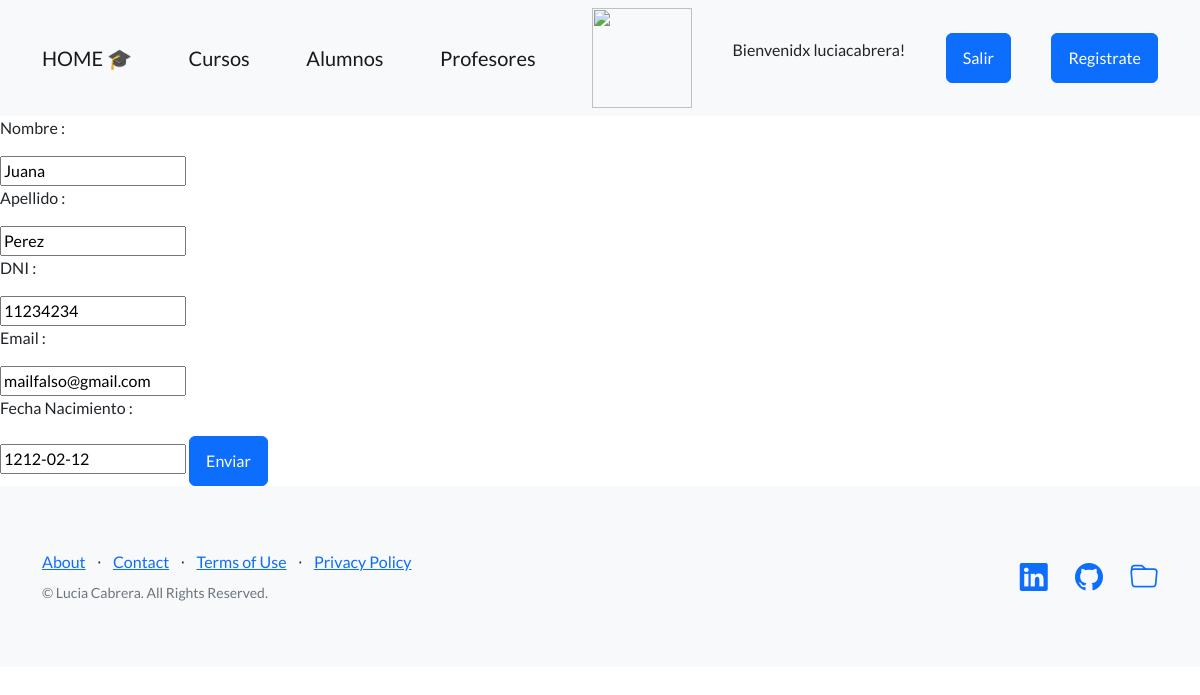
The page /AppCoder/editar_alumnos/2 (signed in) on the database its author committed.
### AppCoder/models.py (models this page shows, shortened)
class Alumno (models.Model):
    apellido = models.CharField(max_length=256)
    nombre = models.CharField(max_length=256)
    dni = models.IntegerField()
    email = models.EmailField()
    fecha_nacimiento = models.DateField( blank=True, null=True)

### AppCoder/views.py (the view)
# urls.py: path('editar_alumnos/<int:id>', views.editar_alumno, name='editar_alumnos'),
def editar_alumno(request , id):
    alumno = Alumno.objects.get(id=id)
    if request.method == "POST":
        mi_formulario = Alumno_formulario( request.POST )
        if mi_formulario.is_valid():
            datos = mi_formulario.cleaned_data
            alumno.apellido = datos["apellido"]
            alumno.nombre = datos["nombre"]
            alumno.dni = datos["dni"]
            alumno.email = datos["email"]
            alumno.fecha_nacimiento = datos["fecha_nacimiento"]
            alumno.save()
            alumno = Alumno.objects.all()
            return render(request , "ver_alumnos.html" , {"alumno":alumno})
    else:
        mi_formulario = Alumno_formulario(initial={"nombre":alumno.nombre , "apellido":alumno.apellido, "dni": alumno.dni, "email": alumno.email, "fecha_nacimiento": alumno.fecha_nacimiento})
    return render( request , "editar_alumnos.html" , {"mi_formulario": mi_formulario , "alumno":alumno})

### AppCoder/forms.py
class Alumno_formulario(forms.Form):
    apellido = forms.CharField(max_length=256)
    nombre = forms.CharField(max_length=256)
    dni = forms.CharField(max_length=9)
    email = forms.EmailField(required=True)
    fecha_nacimiento = forms.DateField(required=True)

### AppCoder/templates/editar_alumnos.html (shortened to what this page needs)
{% extends "padre.html" %}
{% load static %}
{% block contenido %}
    <form action="{% url 'editar_alumnos' alumno.id%}" method="post">
        <p> Nombre : </p>
        {{mi_formulario.nombre}}
        <p> Apellido : </p>
        {{mi_formulario.apellido}}
        <p> DNI : </p>
        {{mi_formulario.dni}}
        <p> Email : </p>
        {{mi_formulario.email}}
        <p> Fecha Nacimiento : </p>
        {{mi_formulario.fecha_nacimiento}}
        <button class="btn btn-primary">Enviar</button>
    </form>
{% endblock %}

### AppCoder/templates/padre.html (shortened to what this page needs)
<!DOCTYPE html>
<html lang="en">
    <head>
        {% load static %}
        <link href="https://cdn.jsdelivr.net/npm/bootstrap-icons@1.5.0/font/bootstrap-icons.css" rel="stylesheet" type="text/css" />
        <link href="{% static 'AppCoder/css/styles.css'%}" rel="stylesheet" />
    </head>
    <body>
        <nav class="navbar navbar-light bg-light static-top">
            <div class="container">
                <a class="navbar-brand" href="{% url 'home' %}">HOME 🎓 </a>
                <a class="navbar-brand" href="{% url 'cursos' %}">Cursos</a>
                <a class="navbar-brand" href="{% url 'alumnos' %}">Alumnos</a>
                <a class="navbar-brand" href="{% url 'profesores' %}">Profesores</a>
                {%  if request.user.is_authenticated %}
                    <img src="{{url}}" width="100px" height="100px"  alt="">
                    <p>Bienvenidx {{user.username}}!</p>
                    <form action="{% url 'logout' %}" method="post">
                        <button class="btn btn-primary" type="submit">Salir</button>
                    </form>
                {% else %}
                    <a class="navbar-brand" href="{% url 'login'%}">Ingresar</a>
                {% endif %}
                <a class="btn btn-primary" href="{% url 'registro' %}">Registrate</a>
            </div>
        </nav>
        {% block contenido %}{% endblock %}
        <footer class="footer bg-light" style="margin-bottom:0;">
            <div class="container">
                <div class="row">
                    <div class="col-lg-6 h-100 text-center text-lg-start my-auto">
                        <ul class="list-inline mb-2">
                            <li class="list-inline-item"><a href="#!">About</a></li>
                            <li class="list-inline-item">⋅</li>
                            <li class="list-inline-item"><a href="#!">Contact</a></li>
                            <li class="list-inline-item">⋅</li>
                            <li class="list-inline-item"><a href="#!">Terms of Use</a></li>
                            <li class="list-inline-item">⋅</li>
                            <li class="list-inline-item"><a href="#!">Privacy Policy</a></li>
                        </ul>
                        <p class="text-muted small mb-4 mb-lg-0">&copy; Lucia Cabrera. All Rights Reserved.</p>
                    </div>
                    <div class="col-lg-6 h-100 text-center text-lg-end my-auto">
                        <ul class="list-inline mb-0">
                            <li class="list-inline-item me-4 ">
                                <a href="https://www.linkedin.com/in/blancaluciacabrera/" target="_blank"><i class="bi-linkedin fs-3"></i></a>
                            </li>
                            <li class="list-inline-item me-4">
                                <a href="https://github.com/cabrera-blanca" target="_blank"><i class="bi-github fs-3"></i></a>
                            </li>
                            <li class="list-inline-item">
                                <a href="https://lucia-cabrera-portfolio.vercel.app/" target="_blank"><i class="bi-folder fs-3"></i></a>
                            </li>
                        </ul>
                    </div>
                </div>
            </div>
        </footer>
    </body>
</html>

### rows shown on the page
Alumno: nombre "Juana", apellido "Perez", dni "11234234", email "mailfalso@gmail.com", fecha_nacimiento "1212-02-12"

### other values the page prints
{{ user.username }} "luciacabrera"
